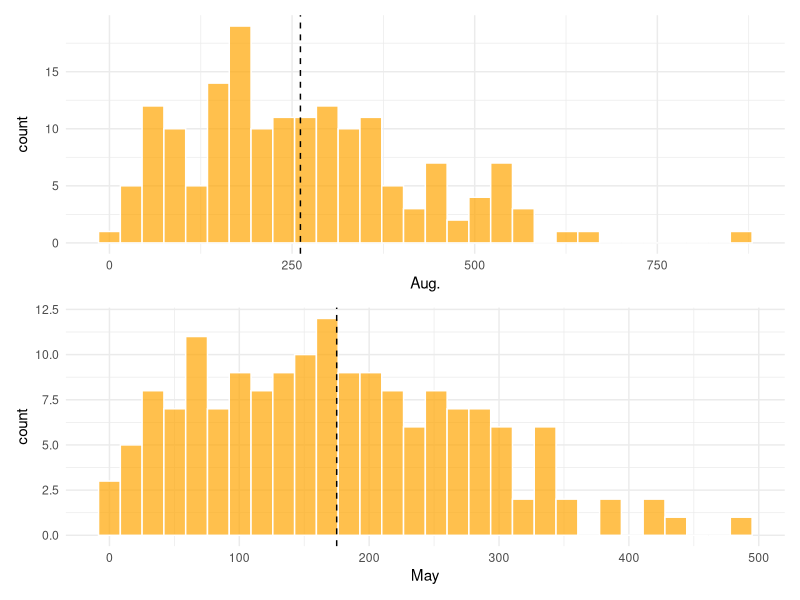
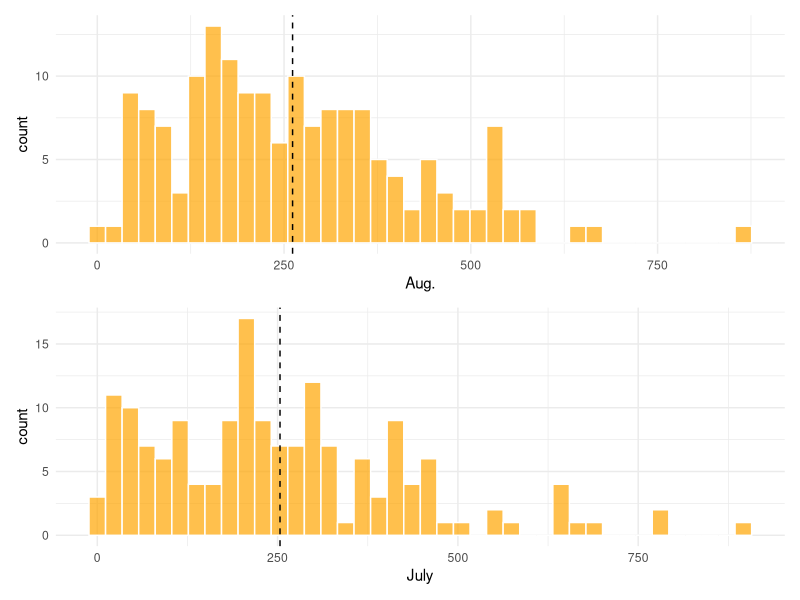
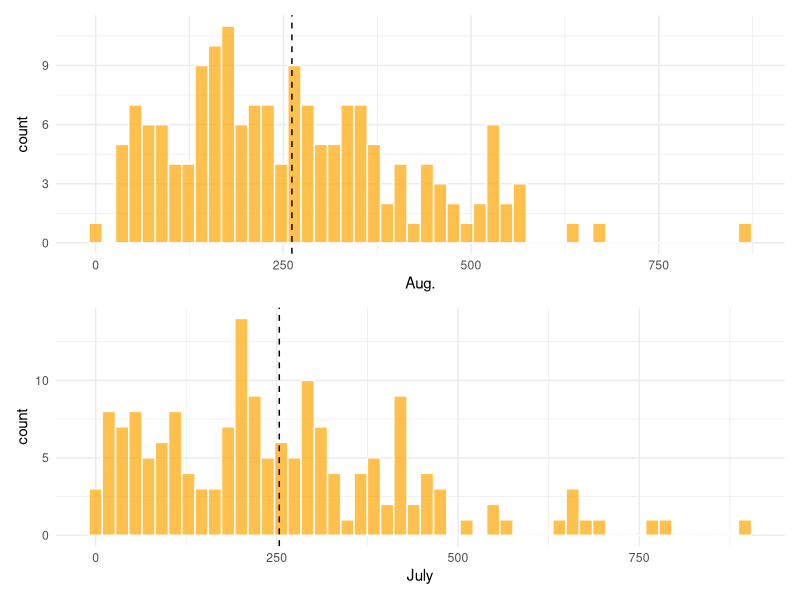
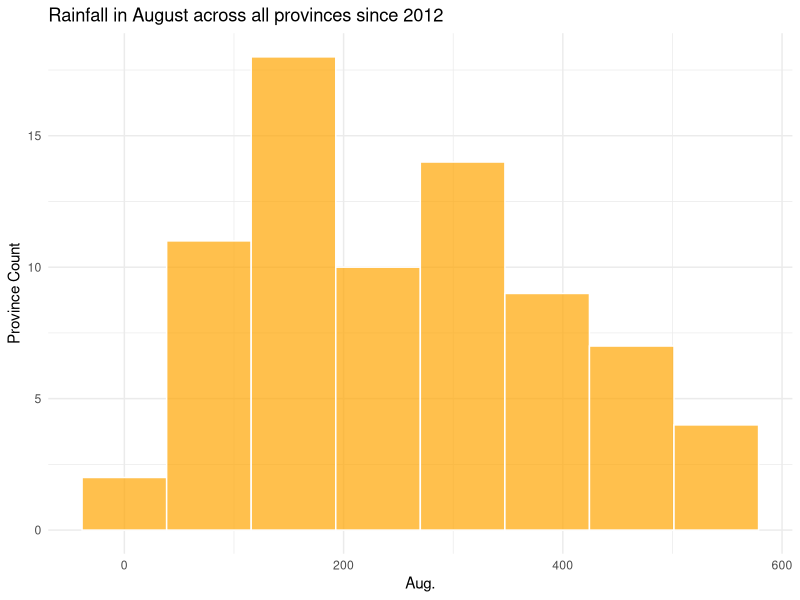
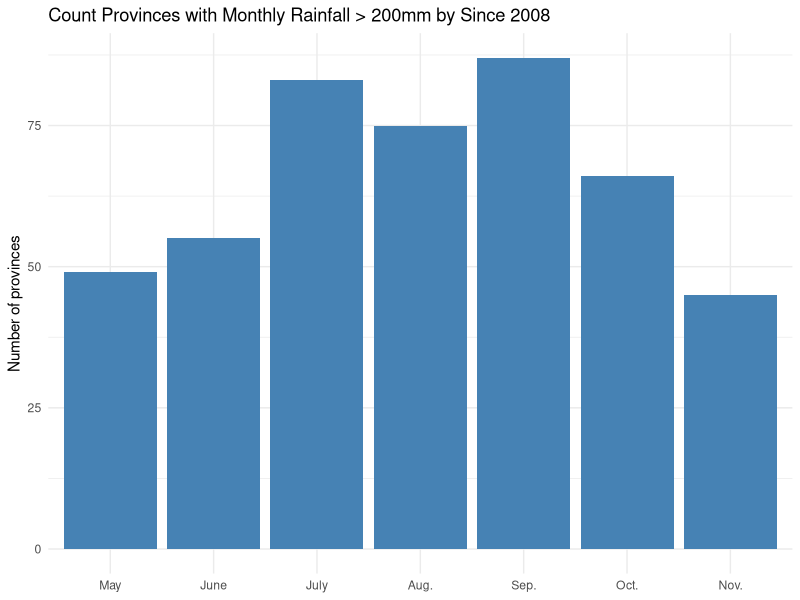
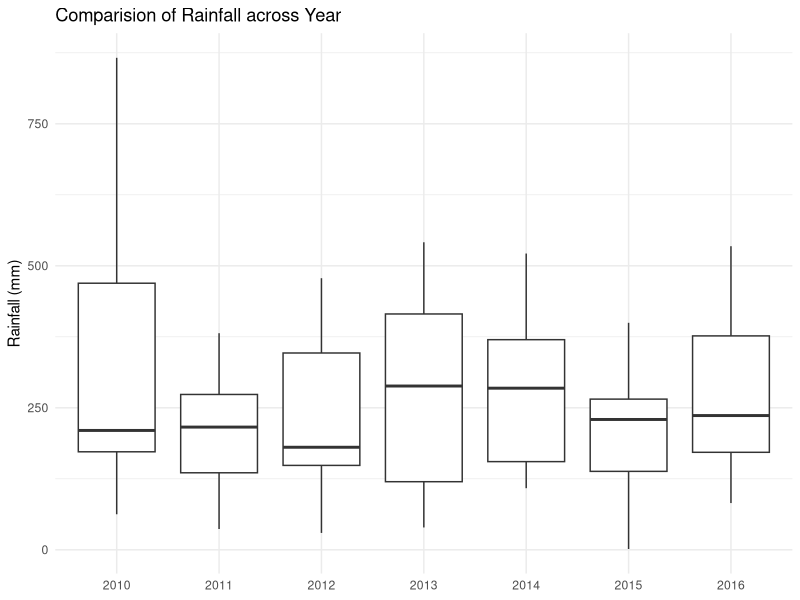
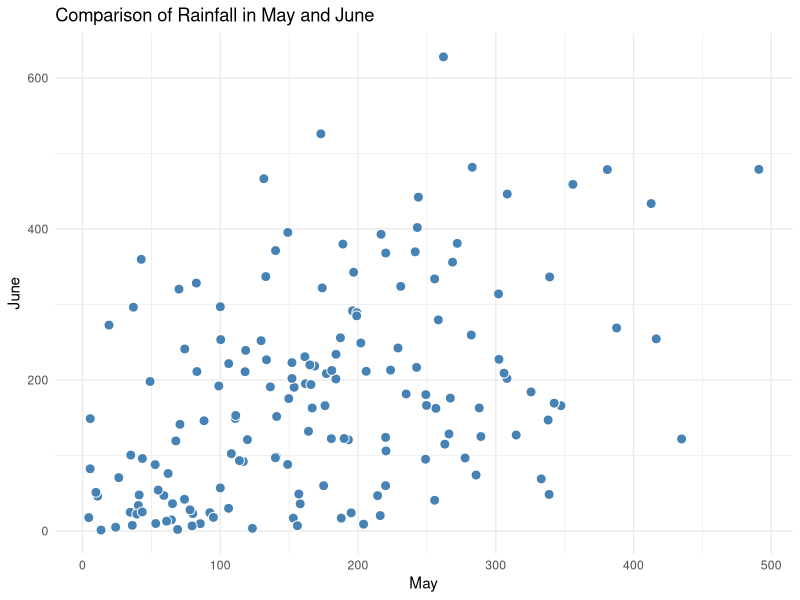
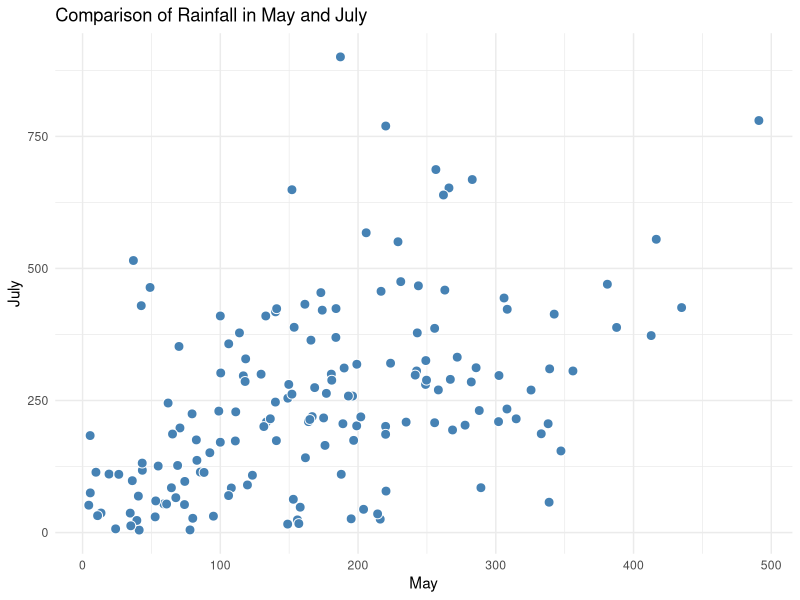

These figures' R source, in order:
## ---- chunk 1

library(tidyr)
library(dplyr)
library(ggplot2) # ggplot2 v3.0.0 is required

# install.packages("devtools")
library(patchwork) # for arrange multiple plots

read_csv <- readr::read_csv


# Import data -------------------------------------------------------------

df_base <- read_csv("../Day 1/Dataset references/MonthlyRainfall_mm_ByProvince.csv")

head(df_base)
dim(df_base)

df_clean <- na.omit(df_base) # remove rows with missing values

describe <- function(df, col) {
    summary(df[[col]])
}

describe(df_clean, "May")
describe(df_clean, "Aug.")

summary(df_clean) # summarise all columns at once


# -------------------------------------------------------------------------

hist_rain <- function(df, col1, col2, num_bins = 30) {

    # unquote variable
    col1_q <- enquo(col1)
    col2_q <- enquo(col2)
    col1_c <- deparse(substitute(col1))
    col2_c <- deparse(substitute(col2))

    p1 <- ggplot(df, aes(!!col1_q)) +
        geom_histogram(color = "white",
                       fill = "orange",
                       bins = num_bins,
                       alpha = 0.7) +
        geom_vline(xintercept = mean(df[[col1_c]], na.rm = TRUE),
                   linetype = "dashed") +
        theme_minimal()

    p2 <- ggplot(df, aes(!!col2_q)) +
        geom_histogram(color = "white",
                       fill = "orange",
                       bins = num_bins,
                       alpha = 0.7) +
        geom_vline(xintercept = mean(df[[col2_c]], na.rm = TRUE),
                   linetype = "dashed") +
        theme_minimal()

    p1 + p2 + plot_layout(ncol = 1)
}

hist_rain(df_clean, Aug., May)
hist_rain(df_clean, Aug., July, num_bins = 40)
hist_rain(df_clean, Aug., July, num_bins = 50)

# -------------------------------------------------------------------------

bar_histogram <- function(df, col, title, num_bins = 8) {
    col_q <- enquo(col)
    ggplot(df, aes(!!col_q)) +
        geom_histogram(color = "white", fill = "orange",
                       alpha = 0.7, bins = num_bins) +
        labs(title = title, y = "Province Count") +
        theme_minimal()
}

years <- filter(df_clean, Year >= 2012)
bar_histogram(years, Aug.,
              title = "Rainfall in August across all provinces since 2012",
              num_bins = 8)

# -------------------------------------------------------------------------

count_heavy_rain_days <- function(df, from = 2013) {

    out <- df %>%
        filter(Year >= from) %>%
        gather(key = "Month", value = "Rainfall", -Year, -Province) %>%
        filter(Rainfall > 200) %>%
        group_by(Month) %>%
        summarise(N_Province = n())

    month_levels <- c("May", "June", "July", "Aug.", "Sep.", "Oct.", "Nov.")
    out$Month <- factor(out$Month, levels = month_levels)

    out
}

count_heavy_rain_days(df_clean, 2013)

plot_heavy_rain_days <- function(df, from) {

    dta <- count_heavy_rain_days(df, from = from)

    ggplot(dta, aes(Month, N_Province)) +
        geom_col(fill = "steelblue") +
        labs(x = NULL, y = "Number of provinces",
             title = paste0("Count Provinces with Monthly Rainfall > 200mm by Since ", from)) +
        theme_minimal()
}

plot_heavy_rain_days(df_clean, 2008)

# -------------------------------------------------------------------------

box_plot <- function(df, month, from) {
    month_q <- enquo(month)
    from_q <- enquo(from)
    dta <- filter(df, Year >= !!from)

    ggplot(dta, aes(factor(Year), !!month_q)) +
        geom_boxplot() +
        labs(x = NULL, y = "Rainfall (mm)") +
        ggtitle("Comparision of Rainfall across Year") +
        theme_minimal()
}

box_plot(df_clean, Aug., from = 2010)

# -------------------------------------------------------------------------

scatter_plot <- function(df, col1, col2, title) {
    col1_q <- enquo(col1)
    col2_q <- enquo(col2)
    ggplot(df, aes(!!col1_q, !!col2_q)) +
        geom_point(color = "white", shape = 21,
                   fill = "steelblue", size = 3) +
        theme_minimal() +
        labs(title = title)
}

scatter_plot(df_clean, May, June, "Comparison of Rainfall in May and June")
scatter_plot(df_clean, May, July, "Comparison of Rainfall in May and July")
scatter_plot(df_clean, May, Aug., "Comparison of Rainfall in May and August")
scatter_plot(df_clean, May, Sep., "Comparison of Rainfall in May and September")

# -------------------------------------------------------------------------

